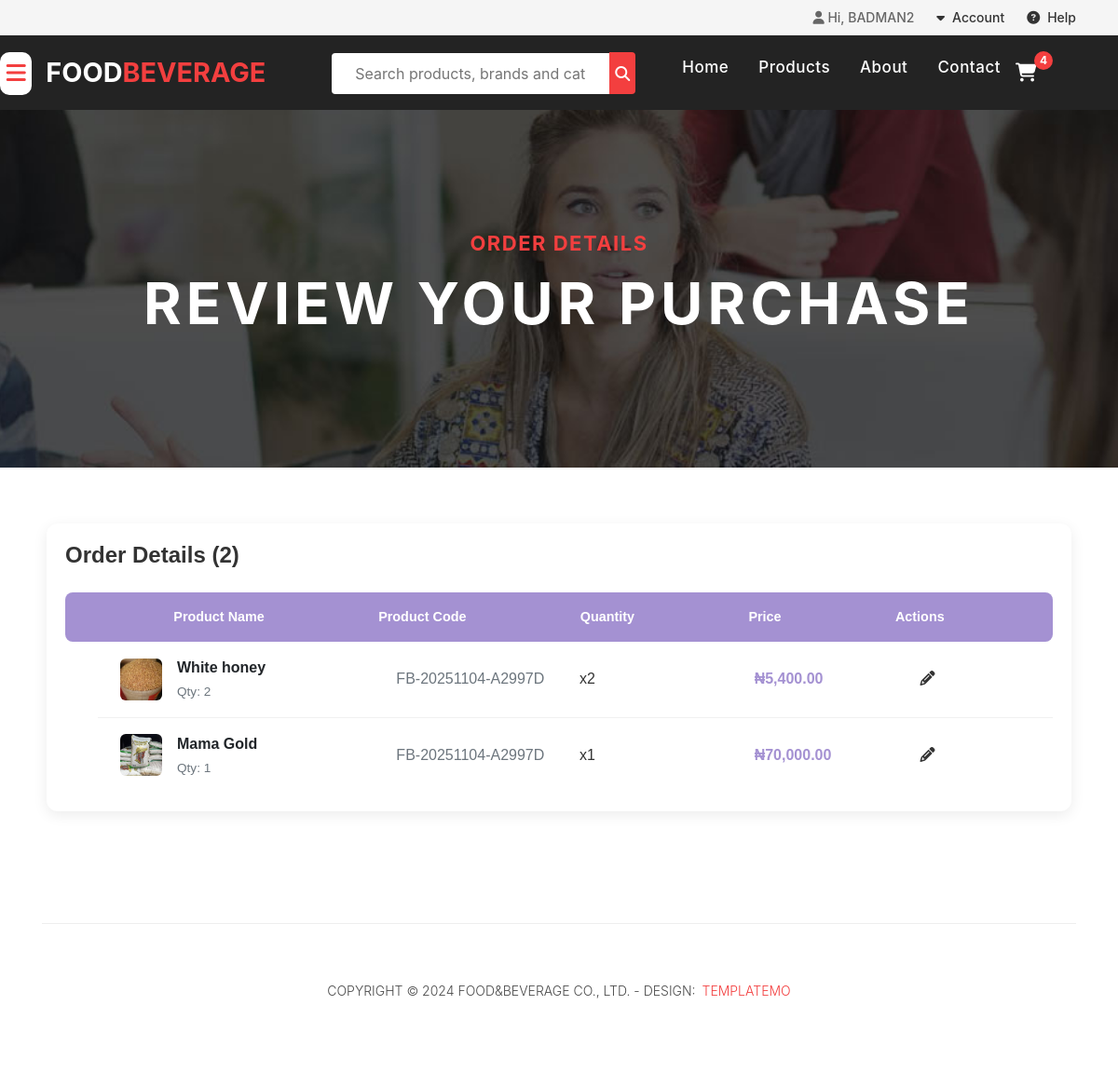
Page /page/orders/8/ (signed in) on the committed database.
### staticApp/models.py (models this page shows, shortened)
class Users(AbstractUser):
    username = models.CharField(max_length=255,unique=True,null=True,blank=True)
    email = models.EmailField(unique=True,blank=True)
    user_type = models.CharField(max_length=255, choices=USER_TYPE, null=True, blank=True, default=None)

class OrderItem(models.Model):
    order = models.ForeignKey(Order, on_delete=models.CASCADE, related_name="items",blank=True, null=True)
    product = models.ForeignKey(Product, on_delete=models.CASCADE,blank=True, null=True)
    quantity = models.PositiveIntegerField(default=1)
    price = models.DecimalField(max_digits=10, decimal_places=2,blank=True, null=True)
    package = models.CharField(max_length=50, blank=True, null=True)
    def get_subtotal(self):
        return self.quantity * self.price

class Product(models.Model):
        COLOR = [
            ('Black', 'Black'),
            ('Gray', 'Gray'),
            ('Blue', 'Blue'),
            ('Pink', 'Pink'),
        ]
        SIZE = [
            ('S', 'Small'),
            ('M', 'Medium'),
            ('L', 'Large'),
        ]
        PRICE_CHOICES = [
            ('Per_paint', 'Per_paint'),
            ('Per_bag', 'Per_bag'),
        ]
        name = models.CharField(max_length=255)
        slug = models.SlugField(unique=True, blank=True)
        description = models.TextField(blank=True, null=True)
        price_per_paint = models.DecimalField(max_digits=10, decimal_places=2, blank=True, null=True)
        price_per_bag = models.DecimalField(max_digits=10, decimal_places=2, blank=True, null=True)
        price_choice = models.CharField(max_length=30, choices= PRICE_CHOICES, default='Per_paint')
        quantity = models.IntegerField(null=True,blank=True)
        old_price = models.DecimalField(max_digits=10, decimal_places=2, blank=True, null=True)
        discount_percent = models.PositiveIntegerField(blank=True, null=True, editable=False)
        stock_quantity = models.PositiveIntegerField(default=0,blank=True, null=True)
        average_rating = models.DecimalField(max_digits=3, decimal_places=1, default=0.0)
        review_count = models.IntegerField(default=0,blank=True, null=True)
        size = models.CharField(max_length=2, choices=SIZE, default='M')
        price = models.DecimalField(max_digits=10, decimal_places=2,null=True,blank=True)
        category = models.CharField(max_length=200, default="")
        sub_category = models.CharField(max_length=200, default="")
        is_available = models.BooleanField(default=True)
        image = models.ImageField(upload_to='products/', null=True, blank=True)
        vendor = models.ForeignKey(settings.AUTH_USER_MODEL, on_delete=models.SET_NULL, blank=True, null=True,
                                   related_name="products")
        created_at = models.DateTimeField(auto_now_add=True)

class Order(models.Model):
    STATUS_CHOICES = [
            ('pending', 'Pending'),
            ('processing', 'Processing'),
            ('shipped', 'Shipped'),
            ('delivered', 'Delivered'),
            ('cancelled', 'Cancelled'),
        ]
    user = models.ForeignKey(Users, on_delete=models.CASCADE, blank=True, null=True)
    total_price = models.DecimalField(max_digits=10, decimal_places=2, blank=True, null=True)
    date_ordered = models.DateTimeField(auto_now_add=True,blank=True, null=True)
    status = models.CharField(max_length=20, choices=STATUS_CHOICES, default='pending', blank=True, null=True)
    reference_code = models.CharField(max_length=20, unique=True, editable=False,blank=True, null=True)

### staticApp/views.py (the view)
# urls.py: path('orders/<int:order_id>/', views.order_detail, name='order_detail'),
def order_detail(request, order_id):
    if not request.user.is_authenticated:
        return redirect('login')
    print(f"Order detail called for order_id: {order_id}, user: {request.user.username}")
    order = get_object_or_404(Order, id=order_id, user=request.user)
    order_items = order.items.all() if hasattr(order, 'items') else []
    steps = [
        {'status': 'pending', 'label': 'Order Placed'},
        {'status': 'processing', 'label': 'Processing'},
        {'status': 'shipped', 'label': 'Shipped'},
        {'status': 'delivered', 'label': 'Delivered'},
    ]
    return render(request, 'order_detail.html', {'order': order, 'order_items': order_items,'steps': steps,})

### staticApp/context_processors.py (called while the page is built)
def cart_item_count(request):
    count = 0
    if request.user.is_authenticated:
        cart = Cart.objects.filter(user=request.user).first()
        if cart:
            count = cart.items.aggregate(total=Sum('quantity'))['total'] or 0
    return {'cart_item_count': count}

### template/order_detail.html (shortened to what this page needs)
{% extends "base.html" %}
{% load static %}
{% load humanize %}
{% block body %}
<link rel="stylesheet" href="{% static 'assets/css/order.css' %}">
<div class="page-heading about-heading header-text">
    <div class="container">
        <div class="row">
            <div class="col-md-12">
                <div class="text-content">
                    <h4>Order Details</h4>
                    <h2>Review Your Purchase</h2>
                </div>
            </div>
        </div>
    </div>
</div>
<div class="order-details-container">
    <div class="order-header">
        <h1 class="order-title">Order Details ({{ order_items|length }})</h1>
    </div>
    <div class="order-items-table">
        <div class="table-header">
            <div class="product-name">Product Name</div>
            <div class="product-code">Product Code</div>
            <div class="quantity">Quantity</div>
            <div class="price">Price</div>
            <div class="actions">Actions</div>
        </div>
        <div class="table-body">
            {% for item in order_items %}
            <div class="table-row">
                <div class="table-cell product-name">
                    {% if item.product.image %}
                        <img src="{{ item.product.image.url }}" alt="{{ item.product.name }}" class="item-image">
                    {% endif %}
                    <div class="item-info">
                        <span class="item-title">{{ item.product.name }}</span>
                        <span class="item-meta">Qty: {{ item.quantity}}</span>
                    </div>
                </div>
                <div class="table-cell product-code">
                    <span>{{ item.order.reference_code }}</span>
                </div>
                <div class="table-cell quantity">
                    <span>x{{ item.quantity }}</span>
                </div>
                <div class="table-cell price">
                    <span>₦{{ item.get_subtotal|intcomma }}</span>
                </div>
                <div class="table-cell actions">
                    <a href="#" class="edit-btn" title="Edit Item">
                        <i class="fas fa-pencil-alt"></i>
                    </a>
                </div>
            </div>
            {% empty %}
            <p class="empty-message">No items found for this order.</p>
            {% endfor %}
        </div>
    </div>
</div>
{% endblock %}

### template/base.html (shortened to what this page needs)
<!DOCTYPE html>
<html lang="en">
{% load static %}
  <head>
    <link rel="stylesheet" href="{% static 'assets/css/templatemo-sixteen2.css' %}">
    <link rel="stylesheet" href="{% static 'assets/css/header.css' %}">
    <link href="{% static 'vendor/bootstrap/css/bootstrap.min.css' %}" rel="stylesheet">
    <link href="https://cdnjs.cloudflare.com/ajax/libs/font-awesome/6.5.2/css/all.min.css" rel="stylesheet">
    <link rel="stylesheet" href="{% static 'assets/css/fontawesome.css' %}">
    <link rel="stylesheet" href="{% static 'assets/css/owl.css' %}">
  </head>
  <body >
    <div class="top-bar">
      <div class="container">
        <div class="row ">
          <div class="col-md-6">
            <div class="user-menu d-flex justify-content-end">
              {% if user.is_authenticated %}
                <span class="user-greeting">
                  <i class="fas fa-user"></i> Hi, {{ user.username|upper }}
                </span>
                <div class="user-dropdown">
                  <a href="javascript:void(0)">
                    <i class="fas fa-caret-down"></i> Account
                  </a>
                </div>
              {% else %}
                <a href="{% url 'login' %}"><i class="fas fa-sign-in-alt"></i> Login</a>
                <a href="{% url 'register' %}"><i class="fas fa-user-plus"></i> Register</a>
              {% endif %}
              <div class="help-dropdown">
                <a href="javascript:void(0)">
                  <i class="fas fa-question-circle"></i> Help
                </a>
              </div>
            </div>
          </div>
        </div>
      </div>
    </div>
    <header>
      <div class="container01 header-container">
        <button id="category-menu-btn" class="menu-toggler" type="button" aria-label="Open category filter">
          <i class="fas fa-bars"></i>
        </button>
        <a class="navbar-brand" href="{% url 'index' %}">
          <h2>FOOD<em>BEVERAGE</em></h2>
        </a>
        <div class="search-container">
          <form method="GET" action="{% url 'product' %}" class="search-form">
            <input type="text" class="search-input" name="q" placeholder="Search products, brands and categories" value="{{ request.GET.q }}">
            <button type="submit" class="search-button"><i class="fas fa-search"></i></button>
          </form>
        </div>
        <div id="head-navbar">
          <ul id="head-navbar1">
            <li class="nav-item {% if request.resolver_match.url_name == 'index' %}active{% endif %}">
              <a class="nav-link" href="{% url 'index' %}">Home</a>
            </li>
            <li class="nav-item {% if request.resolver_match.url_name == 'product' %}active{% endif %}">
              <a class="nav-link" href="{% url 'product' %}">Products</a>
            </li>
            <li class="nav-item {% if request.resolver_match.url_name == 'about' %}active{% endif %}">
              <a class="nav-link" href="{% url 'about' %}">About</a>
            </li>
            <li class="nav-item {% if request.resolver_match.url_name == 'contact' %}active{% endif %}">
              <a class="nav-link" href="{% url 'contact' %}">Contact</a>
            </li>
            <a href="{% url 'cart' %}" class="cart-link">
              <i class="fas fa-shopping-cart"></i>
              {% if cart_item_count > 0 %}
                <span class="cart-count">{{ cart_item_count }}</span>
              {% endif %}
            </a>
          </ul>
        </div>
      </div>
    </header>
    <div class="page-content">
        {% block body %}
        {% endblock %}
    </div>
    <footer>
      <div class="container">
        <div class="row">
          <div class="col-md-12">
            <div class="inner-content">
              <p>Copyright &copy; 2024 Food&Beverage Co., Ltd.
                - Design: <a rel="nofollow noopener" href="https://templatemo.com" target="_blank">TemplateMo</a>
              </p>
            </div>
          </div>
        </div>
      </div>
    </footer>
  </body>
</html>

### static/assets/css/templatemo-sixteen2.css (style rules this page uses)
body { font-family: 'Poppins', sans-serif; overflow-x: hidden; text-rendering: optimizeLegibility; -webkit-font-smoothing: antialiased; -moz-osx-font-smoothing: grayscale; }
footer { text-align: center; margin-top: auto; }
footer .inner-content { border-top: 1px solid #eee; margin-top: 60px; padding: 60px 0px; }
footer .inner-content p { text-transform: uppercase; }
footer .inner-content p a { color: #f33f3f; margin-left: 3px; }
.container { position:relative; }
.item-info { margin-left: 1rem; flex: 1; }
.item-title { font-weight: 600; font-size: 1rem; margin-bottom: 0.25rem; }
.page-heading { background: linear-gradient(rgba(0, 0, 0, 0.5), rgba(0, 0, 0, 0.5)), url('../images/foodstuff_05.jpg') center/cover no-repeat; padding: 80px 0; color: #fff; text-align: center; }
.page-heading h4 { text-transform: uppercase; letter-spacing: 1.5px; color: #ffb6b6; }
.page-heading h2 { font-size: 40px; font-weight: 700; margin-top: 10px; }

### static/assets/css/order.css (style rules this page uses)
.order-details-container { max-width: 1100px; margin: 60px auto; padding: 20px; font-family: Arial, sans-serif; background-color: #fff; border-radius: 12px; box-shadow: 0 4px 15px rgba(0, 0, 0, 0.08); }
.order-header { margin-bottom: 25px; }
.order-title { font-size: 1.5rem; font-weight: 600; color: #333; }
.order-items-table { display: flex; flex-direction: column; }
.table-header { display: flex; justify-content:space-evenly; gap:30px; align-items:center; background-color: #a491d2; color:#fff; font-weight: 600; font-size: 0.9rem; padding: 1rem 1.5rem; border-radius: 8px; }
.table-row { display: flex; justify-content:space-evenly; margin-left:35px; align-items: center; padding: 1rem 1.5rem; border-bottom: 1px solid #f0f0f0; }
.table-row:last-child { border-bottom: none; }
.table-cell { display: flex; align-items: center; }
.table-cell.product-name { flex: 3; }
.table-cell.product-code { flex: 1.99; color: #6c757d; }
.table-cell.quantity { flex: 1.9; color: #333; font-weight: 500; }
.table-cell.price { flex: 1.8; color: #a491d2; font-weight: 600; }
.table-cell.actions { flex: 1.2; justify-content: flex-start; }
.item-image { width: 45px; height: 45px; object-fit: cover; border-radius: 6px; }
.item-info { display: flex; flex-direction: column; }
.item-title { font-weight: 600; color: #212529; }
.item-meta { font-size: 0.85rem; color: #6c757d; }
.edit-btn { color: #333; text-decoration: none; font-size: 1rem; }

### rows in the picture
Users: username "BADMAN2"
OrderItem: product.image (picture), product.name "White honey", quantity "2", order.reference_code "FB-20251104-A2997D", get_subtotal "5,400.00"
OrderItem: product.image (picture), product.name "Mama Gold", quantity "1", order.reference_code "FB-20251104-A2997D", get_subtotal "70,000.00"

### other values in the picture
{{ cart_item_count }} "4"
{{ order_items|length }} "2"
